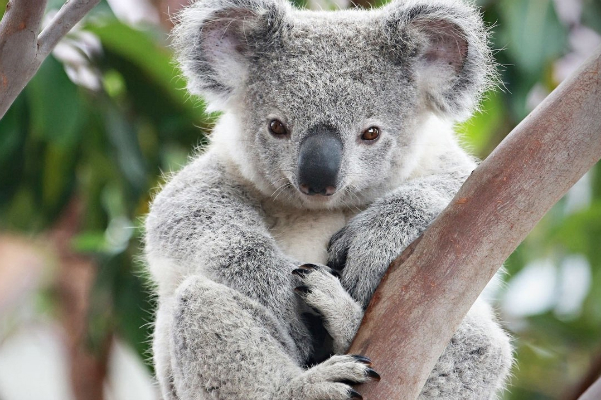
#> input picture HW5/inputs/Koala.jpg, 601 x 400 px, found by its file name
$ jupyter execute P01.ipynb
#> lines starting #> are read from the running program, lines starting #| are printed output that depends on the picture
[cell 1]
import numpy as np
import cv2
import matplotlib.pyplot as plt
plt.rcParams["figure.figsize"] = (20,10)

[cell 2]
img = cv2.imread('Koala.jpg')
#> img is the input picture: shape (400, 601, 3); mean B, G, R 127.7, 139.9, 138.9

def CreateOctave(img):
    results = []
    octave = []
    guassian_blur_sigmas = [1, 2, 4, 8]

    for i in range(4):
        octave.append(img)
        for sigma in guassian_blur_sigmas:
            octave.append(cv2.GaussianBlur(img, (7, 7), sigma))

        results.append(octave)
        octave = []
        img = cv2.pyrDown(img)
#> this loop made 4 passes
#> pass 1, in CreateOctave, `img = cv2.pyrDown(img)`:
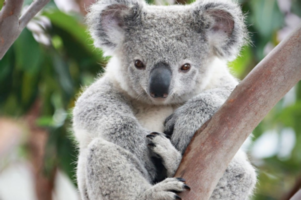
#> img: shape (200, 301, 3); mean of channels 0, 1, 2 127.7, 139.9, 138.9; drawn as B, G, R
#> pass 2, in CreateOctave, `img = cv2.pyrDown(img)`:
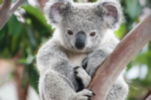
#> img: shape (100, 151, 3); mean of channels 0, 1, 2 127.6, 139.9, 138.8; drawn as B, G, R
#> pass 3, in CreateOctave, `img = cv2.pyrDown(img)`:
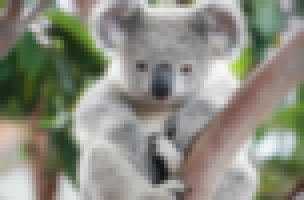
#> img: shape (50, 76, 3) (shown 4 times larger); mean of channels 0, 1, 2 127.4, 139.8, 138.6; drawn as B, G, R
#> after the loop:
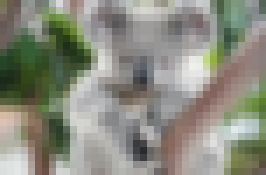
#> img: shape (25, 38, 3) (shown 7 times larger); mean of channels 0, 1, 2 127.7, 139.9, 138.7; drawn as B, G, R
#> after the loop, results = 4 items

    return results

I = 1
octaves = CreateOctave(img)
#> octaves = 4 items
for octave in octaves:
    for img in octave:
        plt.subplot(4, 5, I)
        I += 1
        plt.imshow(img)
#> after the loop, I = 21
        #plt.axis("off")


plt.tight_layout()
plt.show()
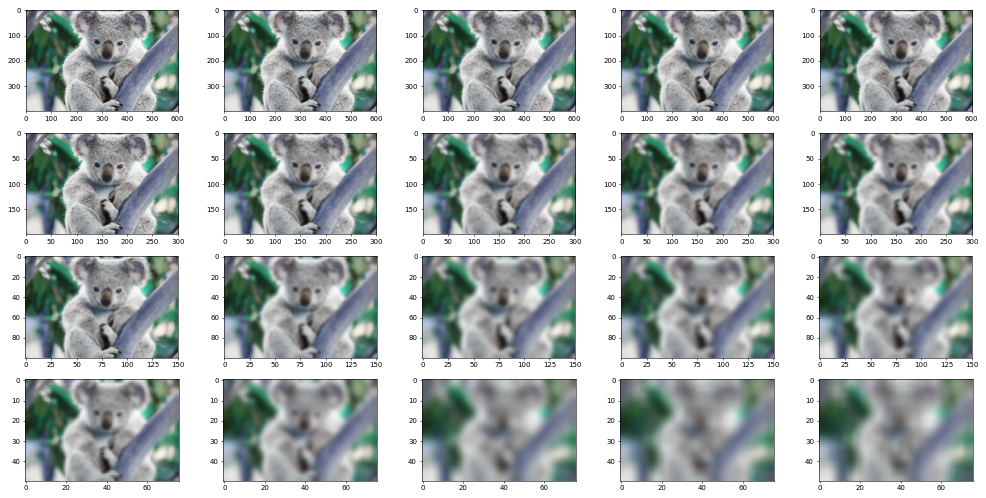
#> figure drawn by matplotlib, 20 panels; B, G, R data is drawn as R, G, B

[cell 3]
def DoGC(octave):
    results = []
    for i in range(1,5):
        results.append(cv2.subtract(octave[i], octave[i-1]))
    return results

I=1
for octave in octaves:
    for img in DoGC(octave):
        plt.subplot(4, 4, I)
        I += 1
        gray_img = cv2.cvtColor(img, cv2.COLOR_BGR2GRAY)
        gray_img = cv2.equalizeHist(gray_img)
        plt.imshow(gray_img,cmap="gray")
#> img: shape (50, 76, 3)
#> after the loop, I = 17
        #plt.axis("off")
plt.show()
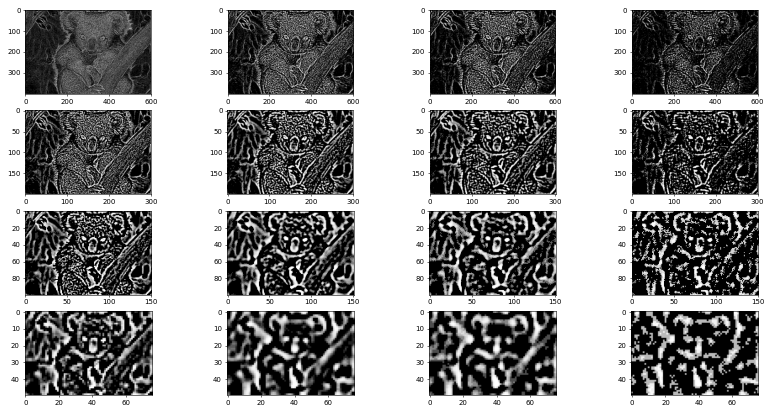
#> figure drawn by matplotlib, 16 panels

$ run again, with HW5/inputs/test.jpg copied over HW5/inputs/Koala.jpg
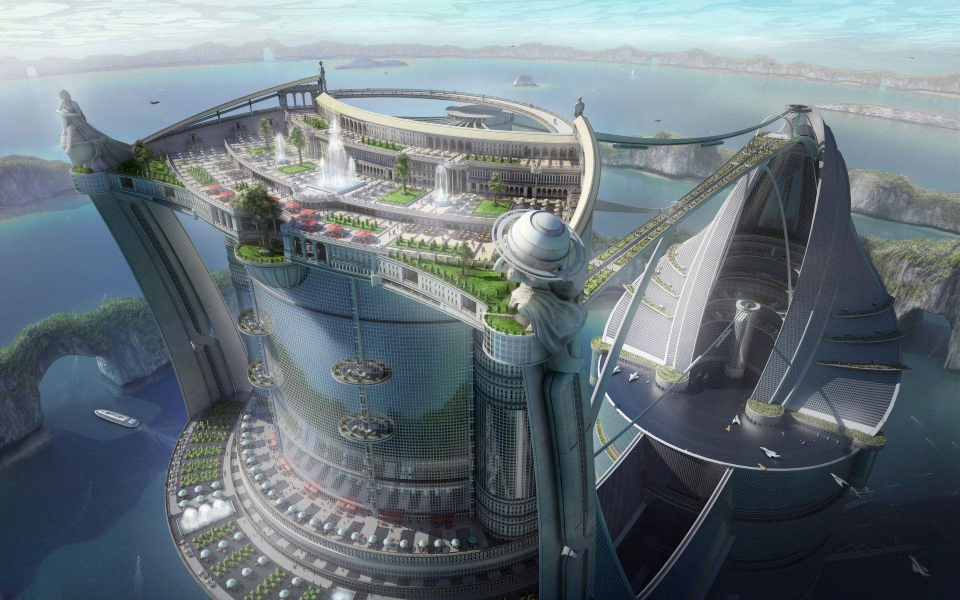
#> input picture HW5/inputs/test.jpg, 1920 x 1200 px, found by its file name (shown at 1/2 size)
#> img is the input picture: shape (1200, 1920, 3); mean B, G, R 125.3, 118.4, 106.5
#> the loop in CreateOctave, `for i in range(4):` made 4 passes
#> pass 1, in CreateOctave, `img = cv2.pyrDown(img)`:
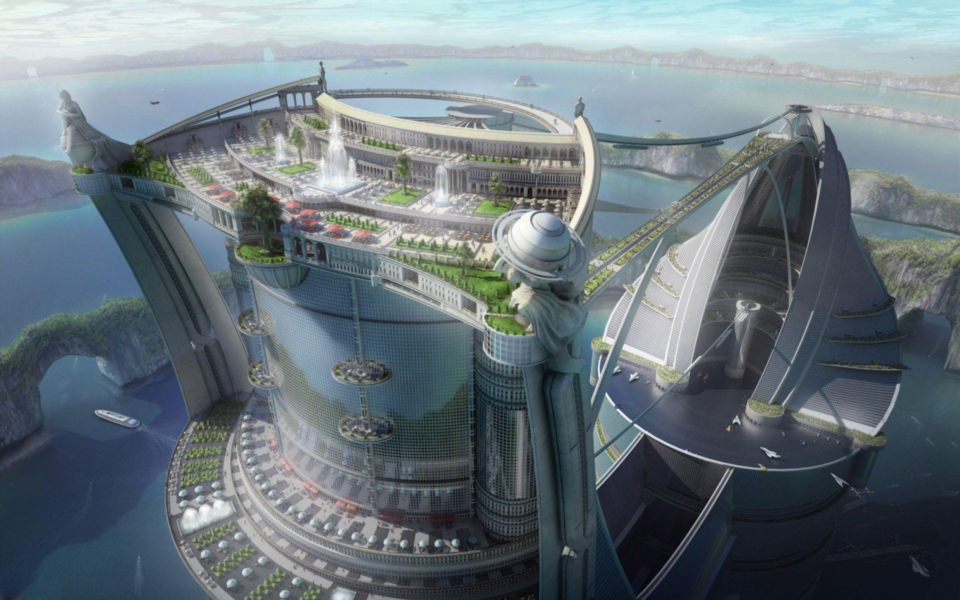
#> img: shape (600, 960, 3); mean of channels 0, 1, 2 125.4, 118.4, 106.5; drawn as B, G, R
#> after the loop in CreateOctave, `for i in range(4):`:
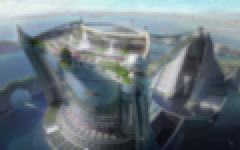
#> img: shape (75, 120, 3) (shown 2 times larger); mean of channels 0, 1, 2 126.4, 119.5, 107.4; drawn as B, G, R
#> after the loop in CreateOctave, `for i in range(4):`: results = 4 items
#> the loop `for octave in octaves:` made 4 passes
#> after the loop `for octave in octaves:`: I = 21
#> after the loop `for octave in octaves:`: I = 17
